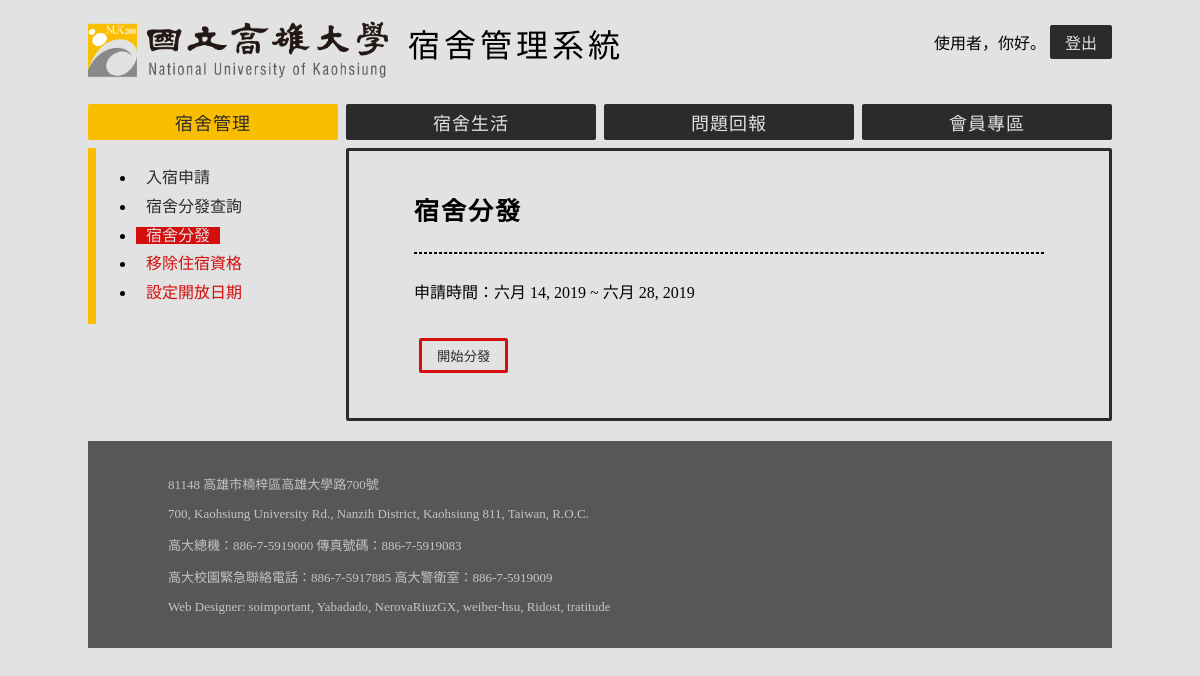
The page /DMS/DormDistribution/ (signed in) on the database as committed earlier.
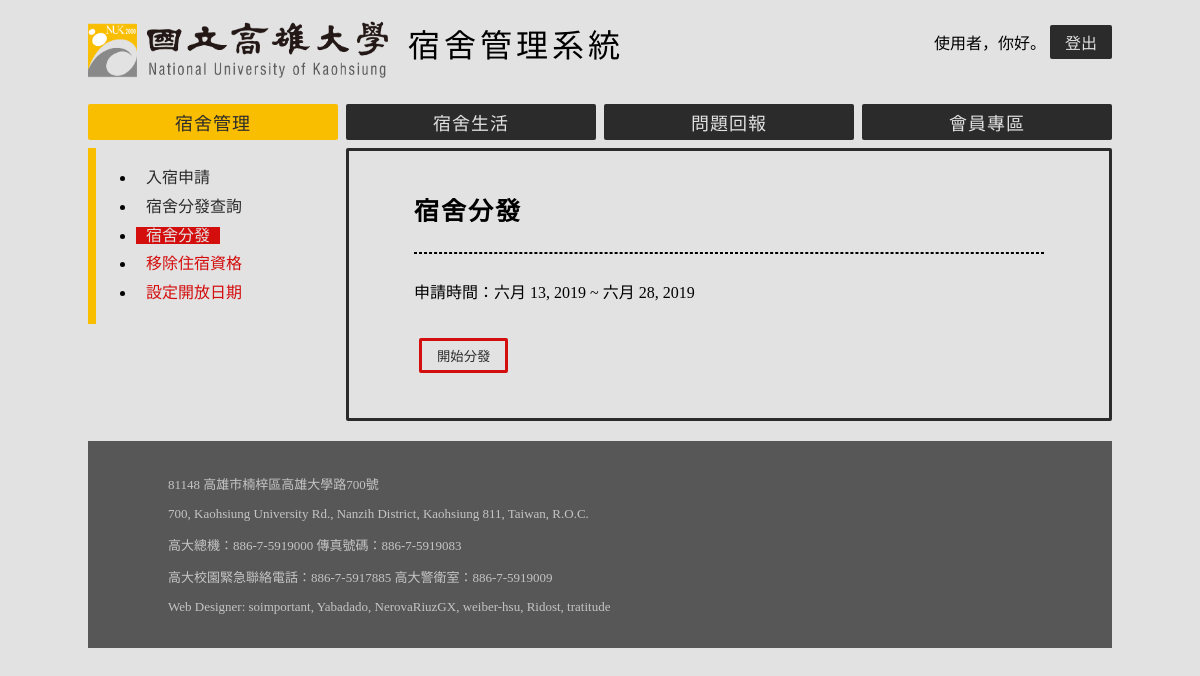
The same page on the database as committed later.
### AS/models.py (models this page shows)
class System(models.Model):
    StartTime = models.DateField()
    EndTime = models.DateField()

### DMS/views.py (the view, shortened to what this page needs)
# urls.py: path('DormDistribution/', views.DormDistribution),
@login_required(login_url='/AS/login/')
def DormDistribution(request):
    account = Account.objects.get(user=request.user)
    lived = False
    try:
        dorminfo = DormInfo.objects.get(account=account)
        lived = True
    except:
        lived = False
    if account.permission != 0:
        error = "你沒有使用本頁面的權限。"
        return redirect('/DMS/main/')
    if request.method != "POST":
        TIME = System.objects.get(pk=1)
        start = TIME.StartTime
        end = TIME.EndTime
        return render(request, 'DMS/DormDistribution.html', locals())

### DMS/templates/DMS/DormDistribution.html (shortened to what this page needs)
{% extends 'AS/base.html' %}
{% block article %}
    <h1>宿舍分發</h1>
    <hr class="heading">
    申請時間：{{start}} ~ {{end}}
    <form action="/DMS/DormDistribution" method="post">
        <div class="button-section">
            <input type="button" class="button-warning"  value="開始分發" onclick="Distribution()">
        </div>
    </form>
{% endblock %}
{% block navbar %}
    {% include 'DMS/navbar.html' %}
{% endblock %}
{% block sidebar %}
    <ul>
        <li><a href="/DMS/DormitoryApply" class="sidebar-item">入宿申請</a></li>
        <li><a href="/DMS/DormCheck" class="sidebar-item">宿舍分發查詢</a></li>
        <li><a href="/DMS/DormDistribution" class="sidebar-item-limited-selected">宿舍分發</a></li>
        <li><a href="/DMS/DormRetreat" class="sidebar-item-limited">移除住宿資格</a></li>
        <li><a href="/DMS/DormSetting" class="sidebar-item-limited">設定開放日期</a></li>
    </ul>
{% endblock %}

Rows that differ between the two databases and show on the page:
changed System: StartTime "六月 14, 2019" → "六月 13, 2019"
